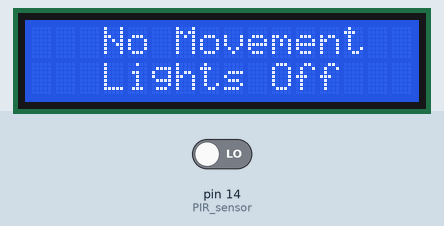
Bench run of a sketch on a simulated Arduino Uno, built with avr-gcc and run on an emulated ATmega328P. Parts: 16×2 character LCD. The inputs (shaded band) are chosen by the test bench; at power-on: pin 14 (PIR_sensor) LOW.

Above: at 4.3 s.
4.4 s: pin 14 (PIR_sensor) driven HIGH
At 4.7 s:
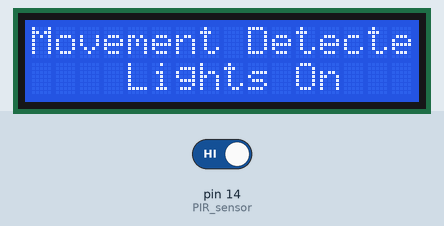
At 6.2 s:
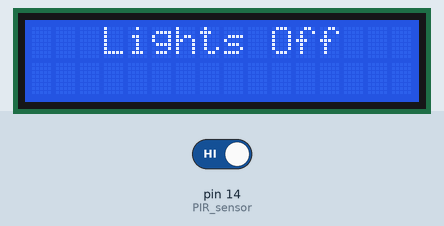
7.4 s: pin 14 (PIR_sensor) driven LOW
At 9.1 s:
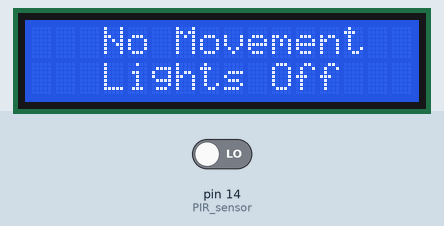
Timing chart, 0 to 10.6 s (numbered marks = the images above; inputs shaded):
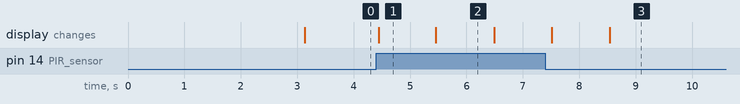

The sketch:

MovementDetection.ino
```cpp
//LingShun lab
#include <Wire.h>
#include <LiquidCrystal_I2C.h> //引用I2C库

//设置LCD1602设备地址，这里的地址是0x3F，一般是0x20，或者0x27，具体看模块手册
LiquidCrystal_I2C lcd(0x27,16,2); //这里是0x27

#define PIR_sensor 14
#define ledpin 7


void setup()
{
  pinMode(PIR_sensor, INPUT);
  lcd.init();                  // 初始化LCD
  lcd.backlight();             //设置LCD背景等亮

  lcd.setCursor(0,0);
  lcd.print("    Automatic    ");
  lcd.setCursor(0,1);
  lcd.print("  Lights opener   ");
  delay(3000);
  lcd.clear();

}

void loop()
{
  if(digitalRead(PIR_sensor))
  {
    lcd.setCursor(0,0);
    lcd.print("Movement Detected");
    lcd.setCursor(0, 1);
    lcd.print("    Lights On    ");
    digitalWrite(ledpin, HIGH);         // gate opening
    delay(1000);
    lcd.clear();
    lcd.print("   Lights Off    ");
    digitalWrite(ledpin, LOW);           // gate closing
    delay(1000);
  }
   else
  {
    lcd.setCursor(0,0);
    lcd.print("   No Movement   ");
    lcd.setCursor(0,1);
    lcd.print("   Lights Off   ");
    digitalWrite(ledpin, LOW);

  }

}
```

Measured:
- after the input at 4.4 s, the display: changes at once (image 1)
- after the input at 7.4 s, the display: first differs from a run without the input after 1.1 s (image 3)
- what the display in image 1 shows lasts 1.1 s, from 4.4 s to 5.5 s
